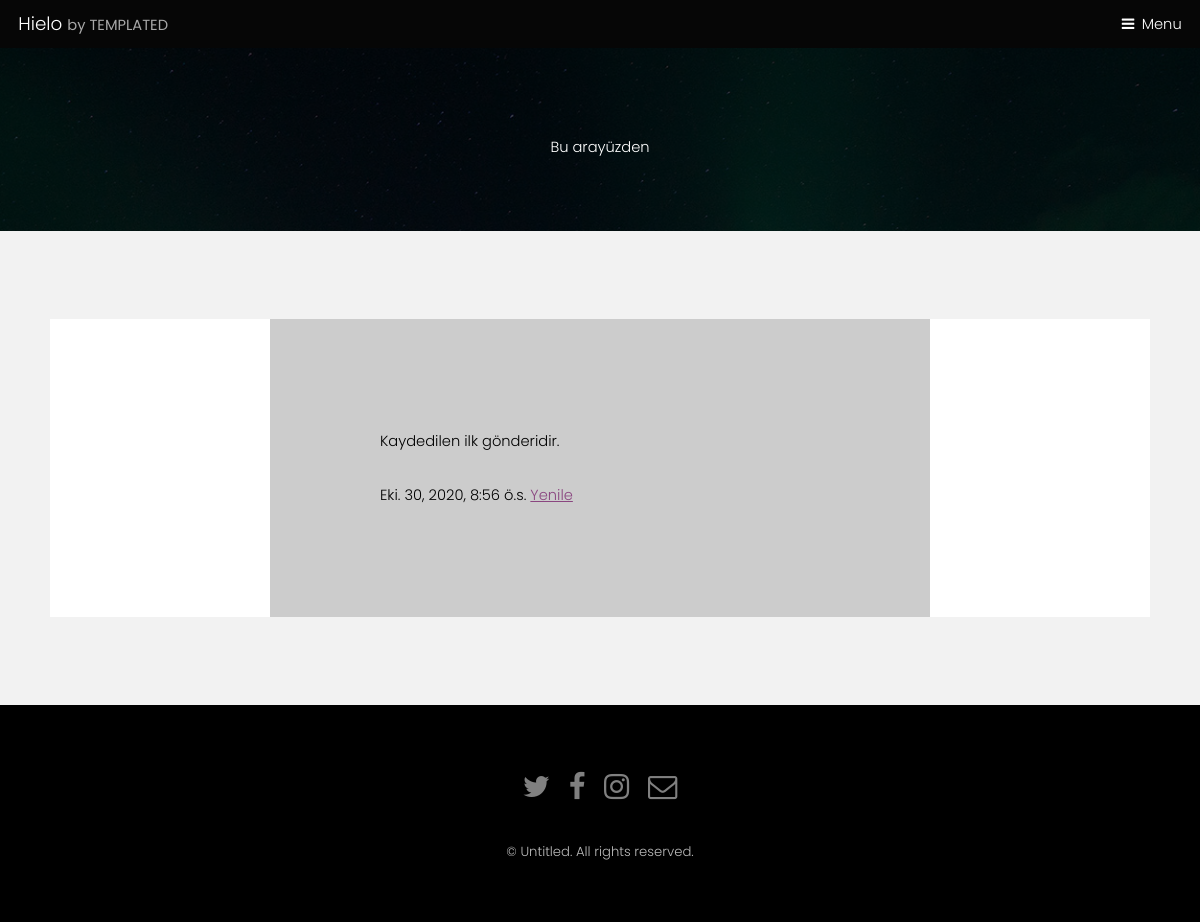
Screenshot of /blog/detay/6 with the database file from the repository.
### blog/models.py (models this page shows, shortened)
class GonderiModel(models.Model):
    yazar = models.ForeignKey("auth.User",on_delete=models.CASCADE)
    baslik = models.CharField(max_length=200,verbose_name="Başlık")
    yazi = models.TextField(verbose_name="Blog Metni")
    olus_zaman = models.DateTimeField(default=timezone.now,verbose_name="Oluşturma Zamanı")
    yayim_zaman = models.DateTimeField(blank=True,null=True,verbose_name="Yayımlanma Zamanı")
    resim = models.ImageField(upload_to="resimler/",default="0")

### blog/views.py (the view)
# urls.py: path('detay/<int:pk>',views.gonderiDetay,name="gonderiDetay"),
def gonderiDetay(request,pk):
    gonderi = get_object_or_404(GonderiModel,pk=pk)
    return render(request,"blog/gonderidetay.html",{"gonderi":gonderi})

### templates/blog/gonderidetay.html (shortened to what this page needs)
{% extends '../generic.html' %}
{% block header %}
						<h1> {{gonderi.baslik}}</h1>
						{% endblock %}
	{% block content %}
    <span style="color:#000">
<p> {{gonderi.yazi}}</p>
{{gonderi.olus_zaman}}
</span>
<a href="{% url 'gonderListe' %}"> Yenile </a>
<br>
{% endblock %}

### static/assets/css/main.css (style rules this page uses)
html, body, div, span, applet, object, iframe, h1, h2, h3, h4, h5, h6, p, blockquote, pre, a, abbr, acronym, address, big, cite, code, del, dfn, em, img, ins, kbd, q, s, samp, small, strike, strong, sub, sup, tt, var, b, u, i, center, dl, dt, dd, ol, ul, li, fieldset, form, label, legend, table, caption, tbody, tfoot, thead, tr, th, td, article, aside, canvas, details, embed, figure, figcaption, footer, header, hgroup, menu, nav, output, ruby, section, summary, time, mark, audio, video { margin: 0; padding: 0; border: 0; font-size: 100%; font: inherit; vertical-align: baseline; }
body { line-height: 1; }
body { -webkit-text-size-adjust: none; }
*, *:before, *:after { -moz-box-sizing: border-box; -webkit-box-sizing: border-box; box-sizing: border-box; }
body { -ms-overflow-style: scrollbar; }
body { background: #fff; }
html { font-size: 13pt; }
@media screen and (max-width: 1680px) { html { font-size: 11pt; } }
@media screen and (max-width: 1280px) { html { font-size: 11pt; } }
body { background-color: #fff; color: #444; }
body, input, select, textarea { font-family: "Poppins", sans-serif; font-weight: 300; font-size: 1rem; line-height: 1.65; }
a { text-decoration: underline; }
p { margin: 0 0 2rem 0; }
h1, h2, h3, h4, h5, h6 { font-weight: 300; line-height: 1.5; margin: 0 0 1rem 0; }
a { color: #8a4680; }
h1, h2, h3, h4, h5, h6 { color: #555; }
.wrapper.style2 a { color: #8a4680; }
.wrapper.style3 h1, .wrapper.style3 h2, .wrapper.style3 h3, .wrapper.style3 h4, .wrapper.style3 h5, .wrapper.style3 h6 { color: #ffffff; }
body.subpage { padding-top: 3.25em; }

### rows the page displays
GonderiModel: baslik "Bu arayüzden", yazi "Kaydedilen ilk gönderidir.", olus_zaman "Eki. 30, 2020, 8:56 ö.s."
